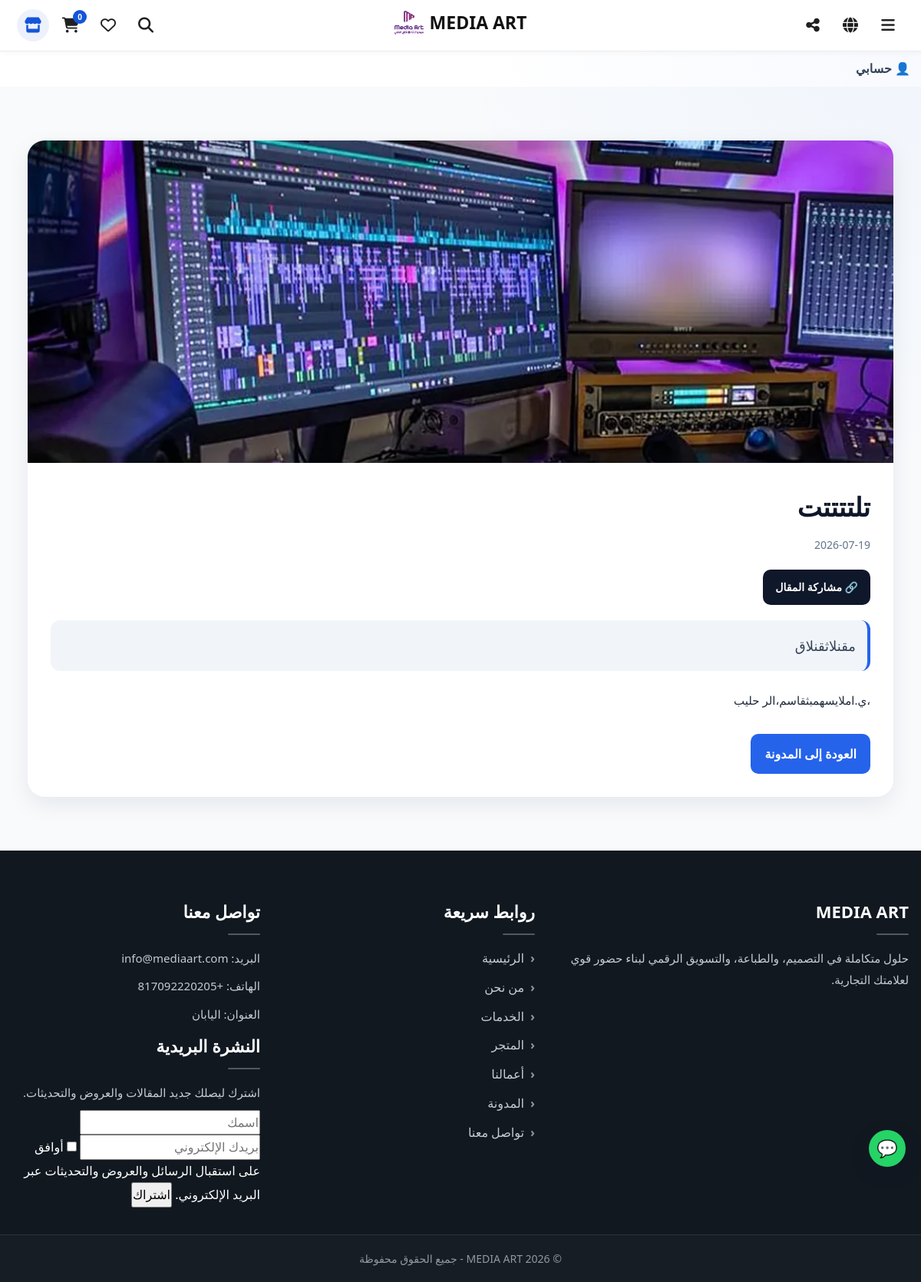
Screenshot of /blog/ee4 with the database file from the repository.
### app/models/settings.py (models this page shows)
class SiteSetting(db.Model):
    id = db.Column(db.Integer, primary_key=True)
    site_name = db.Column(db.String(200))
    logo = db.Column(db.String(200))
    footer_text = db.Column(db.String(300))
    show_partners = db.Column(db.Boolean, default=True)

### app/models/post.py (models this page shows, shortened)
class Post(db.Model):
    __tablename__ = "posts"
    id = db.Column(db.Integer, primary_key=True)
    title = db.Column(db.String(200), nullable=False)
    slug = db.Column(db.String(200), unique=True, nullable=False)
    excerpt = db.Column(db.String(255), nullable=True)
    content = db.Column(db.Text, nullable=True)
    keywords = db.Column(db.String(255), nullable=True)
    meta_title = db.Column(db.String(255), nullable=True)
    meta_description = db.Column(db.String(255), nullable=True)
    title_ar = db.Column(db.String(200), nullable=True)
    slug_ar = db.Column(db.String(200), unique=True, nullable=True)
    excerpt_ar = db.Column(db.String(255), nullable=True)
    content_ar = db.Column(db.Text, nullable=True)
    keywords_ar = db.Column(db.String(255), nullable=True)
    meta_title_ar = db.Column(db.String(255), nullable=True)
    meta_description_ar = db.Column(db.String(255), nullable=True)
    title_en = db.Column(db.String(200), nullable=True)
    slug_en = db.Column(db.String(200), unique=True, nullable=True)
    excerpt_en = db.Column(db.String(255), nullable=True)
    content_en = db.Column(db.Text, nullable=True)
    keywords_en = db.Column(db.String(255), nullable=True)
    meta_title_en = db.Column(db.String(255), nullable=True)
    meta_description_en = db.Column(db.String(255), nullable=True)
    title_ja = db.Column(db.String(200), nullable=True)
    slug_ja = db.Column(db.String(200), unique=True, nullable=True)
    excerpt_ja = db.Column(db.String(255), nullable=True)
    content_ja = db.Column(db.Text, nullable=True)
    keywords_ja = db.Column(db.String(255), nullable=True)
    meta_title_ja = db.Column(db.String(255), nullable=True)
    meta_description_ja = db.Column(db.String(255), nullable=True)
    image = db.Column(db.String(255), nullable=True)
    is_active = db.Column(db.Boolean, nullable=False, default=True)
    created_at = db.Column(db.DateTime, default=datetime.utcnow, nullable=False)
    show_on_home = db.Column(db.Boolean, nullable=False, default=True)
    def get_title(self, lang="ar"):
        return getattr(self, f"title_{lang}", None) or self.title_ar or self.title
    def get_excerpt(self, lang="ar"):
        return getattr(self, f"excerpt_{lang}", None) or self.excerpt_ar or self.excerpt
    def get_content(self, lang="ar"):
        return getattr(self, f"content_{lang}", None) or self.content_ar or self.content
    def get_keywords(self, lang="ar"):
        return getattr(self, f"keywords_{lang}", None) or self.keywords_ar or self.keywords
    def get_meta_title(self, lang="ar"):
        return getattr(self, f"meta_title_{lang}", None) or self.meta_title_ar or self.meta_title or self.get_title(lang)
    def get_meta_description(self, lang="ar"):
        return getattr(self, f"meta_description_{lang}", None) or self.meta_description_ar or self.meta_description or self.get_excerpt(lang)

### app/routes/blog.py (the view)
@blog_bp.route("/<slug>")
def article(slug):
    post = Post.query.filter(
        or_(
            Post.slug == slug,
            Post.slug_ar == slug,
            Post.slug_en == slug,
            Post.slug_ja == slug
        ),
        Post.is_active == True
    ).first()
    if not post:
        return render_template("blog/article.html", post=None), 404
    return render_template(
        "blog/article.html",
        post=post
    )

### app/templates/blog/article.html (shortened to what this page needs)
{% extends "base.html" %}
{% if post %}
    {% set post_title = post.get_title(current_lang) %}
    {% set post_excerpt = post.get_excerpt(current_lang) or "" %}
    {% set post_content = post.get_content(current_lang) or "" %}
{% endif %}
{% block content %}
<section class="article-page">
    <div class="container article-container">
        {% if post %}
        <div class="article-card">
            {% if post.image %}
            <div class="article-cover">
                <img src="{{ url_for('static', filename='uploads/' + post.image) }}"
                     alt="{{ post_title }}">
            </div>
            {% endif %}
            <div class="article-content-wrap">
                <h1 class="article-title">{{ post_title }}</h1>
                <p class="article-date">
                    {{ post.created_at.strftime('%Y-%m-%d') if post.created_at else "" }}
                </p>
                <button class="share-btn"
                        data-title="{{ post_title }}"
                        data-text="{{ post_excerpt }}"
                        data-url="{{ request.url }}"
                        onclick="shareArticle(this)">
                    🔗
                    {% if current_lang == "en" %}
                        Share Article
                    {% elif current_lang == "ja" %}
                        記事を共有
                    {% else %}
                        مشاركة المقال
                    {% endif %}
                </button>
                {% if post_excerpt %}
                <div class="article-excerpt">
                    {{ post_excerpt }}
                </div>
                {% endif %}
                <div class="article-body">
                    {{ post_content|safe }}
                </div>
                <div class="article-actions">
                    <a href="{{ url_for('blog.index') }}" class="btn-primary">
                        {% if current_lang == "en" %}
                            Back to Blog
                        {% elif current_lang == "ja" %}
                            ブログに戻る
                        {% else %}
                            العودة إلى المدونة
                        {% endif %}
                    </a>
                </div>
            </div>
        </div>
        {% endif %}
    </div>
</section>
{% endblock %}

### app/templates/base.html (shortened to what this page needs)
<!DOCTYPE html>
<html lang="{{ current_lang }}" dir="{% if current_lang == 'ar' %}rtl{% else %}ltr{% endif %}">
<head>
    <link rel="stylesheet" href="https://cdnjs.cloudflare.com/ajax/libs/font-awesome/6.5.0/css/all.min.css">
    <link
    rel="stylesheet"
    href="{{ url_for('static', filename='css/pages/customer.css') }}">
    <link rel="stylesheet" href="{{ url_for('static', filename='css/design-system.css') }}">
    <link rel="stylesheet"
      href="{{ url_for('static', filename='css/ui.css') }}">
      <link rel="stylesheet"
      href="{{ url_for('static', filename='css/layout.css') }}">
    <link rel="stylesheet" href="{{ url_for('static', filename='css/main.css', v='20260730-2') }}">
    <link rel="stylesheet" href="{{ url_for('static', filename='css/parts/final-shop.css') }}">
    <link rel="stylesheet" href="{{ url_for('static', filename='css/parts/final-footer.css') }}">
</head>
<body>
<div class="account-dropdown">
    <button class="account-btn">
        👤
        {% if current_user.is_authenticated %}
            {{ current_user.username }}
        {% else %}
            {% if current_lang == "en" %}
                Account
            {% elif current_lang == "ja" %}
                アカウント
            {% else %}
                حسابي
            {% endif %}
        {% endif %}
    </button>
</div>
<a href="https://wa.me/817092220205"
   target="_blank"
   class="floating-whatsapp-btn">
    💬
</a>
{% set is_shop_page = request.blueprint == "shop" %}
<header
    id="siteHeader"
    class="site-header site-header-shop"
    data-is-shop-page="{{ 'true' if is_shop_page else 'false' }}"
    data-shop-url="{{ url_for('shop.index') }}"
>
        <div class="shop-main-header-row">
            <div class="shop-header-primary-actions">
                <a
                    href="{{ url_for('shop.index') }}"
                    class="shop-header-icon-btn shop-header-store-btn"
                    aria-label="{% if current_lang == 'en' %}Visit Store{% elif current_lang == 'ja' %}ショップを見る{% else %}زيارة المتجر{% endif %}"
                    title="{% if current_lang == 'en' %}Visit Store{% elif current_lang == 'ja' %}ショップを見る{% else %}زيارة المتجر{% endif %}"
                >
                    <i class="fa-solid fa-store"></i>
                </a>
                <a
                    href="{{ url_for('shop.cart') }}"
                    class="shop-header-icon-btn"
                    aria-label="{% if current_lang == 'en' %}Cart{% elif current_lang == 'ja' %}カート{% else %}السلة{% endif %}"
                >
                    <i class="fa-solid fa-cart-shopping"></i>
                    <span
                        class="shop-header-cart-count"
                        data-cart-count
                    >
                        {{ session.get('cart', [])|length }}
                    </span>
                </a>
                <a
                    href="{{ url_for('shop.favorites') }}"
                    class="shop-header-icon-btn"
                    aria-label="{% if current_lang == 'en' %}Favorites{% elif current_lang == 'ja' %}お気に入り{% else %}المفضلة{% endif %}"
                >
                    <i class="fa-regular fa-heart"></i>
                </a>
<div class="shop-header-search-wrapper">
    <button
        type="button"
        class="shop-header-icon-btn"
        data-shop-search-button
        aria-label="{% if current_lang == 'en' %}Search{% elif current_lang == 'ja' %}検索{% else %}البحث{% endif %}"
        aria-expanded="false"
    >
        <i class="fa-solid fa-magnifying-glass"></i>
    </button>
</div>
            </div>
<div class="shop-header-center">
    <a
        href="{{ url_for('main.home') }}"
        class="shop-header-brand"
        data-shop-header-brand
    >
        {% if setting and setting.logo %}
            <img
                src="{{ url_for('static', filename='uploads/' + setting.logo) }}"
                alt="{{ setting.site_name if setting and setting.site_name else 'MEDIA ART' }}"
            >
        {% endif %}
        <span>
            {{ setting.site_name if setting and setting.site_name else "MEDIA ART" }}
        </span>
    </a>
</div>
            <div class="shop-header-secondary-actions">
                <div class="shop-header-dropdown-wrapper">
                    <button
                        type="button"
                        class="shop-header-icon-btn"
                        data-shop-dropdown-button="share"
                        aria-label="{% if current_lang == 'en' %}Share{% elif current_lang == 'ja' %}共有{% else %}مشاركة{% endif %}"
                        aria-expanded="false"
                    >
                        <i class="fa-solid fa-share-nodes"></i>
                    </button>
                </div>
                <div class="shop-header-dropdown-wrapper">
                    <button
                        type="button"
                        class="shop-header-icon-btn"
                        data-shop-dropdown-button="language"
                        aria-label="{% if current_lang == 'en' %}Language{% elif current_lang == 'ja' %}言語{% else %}اللغة{% endif %}"
                        aria-expanded="false"
                    >
                        <i class="fa-solid fa-globe"></i>
                    </button>
                </div>
                <div class="shop-header-dropdown-wrapper">
                    <button
                        type="button"
                        class="shop-header-icon-btn"
                        data-shop-dropdown-button="menu"
                        aria-label="{% if current_lang == 'en' %}Menu{% elif current_lang == 'ja' %}メニュー{% else %}القائمة{% endif %}"
                        aria-expanded="false"
                    >
                        <i class="fa-solid fa-bars"></i>
                    </button>
                </div>
            </div>
        </div>
</header>
<main class="site-main">
    {% block content %}{% endblock %}
</main>
<footer class="site-footer">
    <div class="container footer-grid">
        <div class="footer-col">
            <h3>MEDIA ART</h3>
            <p>{{ tr.footer_text }}</p>
        </div>
        <div class="footer-col">
            <h4>{{ tr.quick_links }}</h4>
            <ul class="footer-links">
                <li><a href="{{ url_for('main.home') }}">{{ tr.home }}</a></li>
                <li><a href="{{ url_for('about.index') }}">{{ tr.about }}</a></li>
                <li><a href="{{ url_for('services.index') }}">{{ tr.services }}</a></li>
                <li><a href="{{ url_for('shop.index') }}">{{ tr.shop }}</a></li>
                <li><a href="{{ url_for('portfolio.index') }}">{{ tr.portfolio }}</a></li>
                <li><a href="{{ url_for('blog.index') }}">{{ tr.blog }}</a></li>
                <li><a href="{{ url_for('contact.index') }}">{{ tr.contact }}</a></li>
            </ul>
        </div>
        <div class="footer-col">
            <h4>{{ tr.contact }}</h4>
            <p>{{ tr.email }}: info@mediaart.com</p>
            <p>{{ tr.phone }}: +817092220205</p>
            <p>{{ tr.address }}: {{ tr.japan }}</p>
            <div class="footer-col">
    <h4>
        {% if current_lang == "en" %}
            Newsletter
        {% elif current_lang == "ja" %}
            ニュースレター
        {% else %}
            النشرة البريدية
        {% endif %}
    </h4>
    <p>
        {% if current_lang == "en" %}
            Subscribe to receive our latest updates and offers.
        {% elif current_lang == "ja" %}
            最新情報やお知らせを受け取るために登録してください。
        {% else %}
            اشترك ليصلك جديد المقالات والعروض والتحديثات.
        {% endif %}
    </p>
    <form id="newsletterForm"
      method="POST"
      action="{{ url_for('newsletter.subscribe') }}"
      class="newsletter-form">
      <input type="text"
       name="name"
       placeholder="{% if current_lang == 'en' %}Your name{% elif current_lang == 'ja' %}お名前{% else %}اسمك{% endif %}">
        <input type="email"
               name="email"
               required
               placeholder="{% if current_lang == 'en' %}Your email{% elif current_lang == 'ja' %}メールアドレス{% else %}بريدك الإلكتروني{% endif %}">
               <label class="newsletter-consent">
        <input type="checkbox"
           name="consent"
           required>
    <span>
        {% if current_lang == "en" %}
            I agree to receive emails, offers, and updates.
        {% elif current_lang == "ja" %}
            メールによるお知らせや更新情報の受信に同意します。
        {% else %}
            أوافق على استقبال الرسائل والعروض والتحديثات عبر البريد الإلكتروني.
        {% endif %}
    </span>
</label>
        <button type="submit">
            {% if current_lang == "en" %}
                Subscribe
            {% elif current_lang == "ja" %}
                登録する
            {% else %}
                اشتراك
            {% endif %}
        </button>
    </form>
</div>
        </div>
    </div>
    <div class="footer-bottom">
        <div class="container">
            <p>© 2026 MEDIA ART - {{ tr.rights }}</p>
        </div>
    </div>
</footer>
</body>
</html>

### rows the page displays
SiteSetting: logo (picture), site_name "MEDIA ART"
Post: image (picture), title_ar "تلتتتتت", created_at "2026-07-19", excerpt_ar "مقنلاثقنلاق", content_ar "،ي.املايسهمبثقاسم،الر حليب"

### other values shown
{{ session.get('cart', [])|length }} "0"
{{ tr.footer_text }} "حلول متكاملة في التصميم، والطباعة، والتسويق الرقمي لبناء حضور قوي لعلامتك التجارية."
{{ tr.quick_links }} "روابط سريعة"
{{ tr.home }} "الرئيسية"
{{ tr.about }} "من نحن"
{{ tr.services }} "الخدمات"
{{ tr.shop }} "المتجر"
{{ tr.portfolio }} "أعمالنا"
{{ tr.blog }} "المدونة"
{{ tr.contact }} "تواصل معنا"
{{ tr.email }} "البريد"
{{ tr.phone }} "الهاتف"
{{ tr.address }} "العنوان"
{{ tr.japan }} "اليابان"
{{ tr.rights }} "جميع الحقوق محفوظة"
